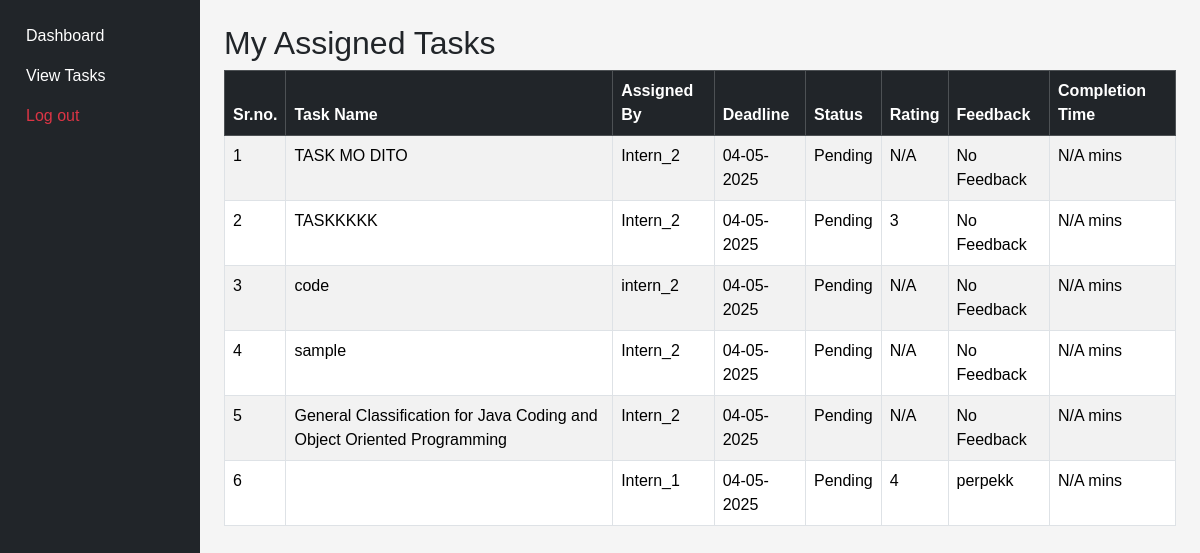
The page /view-task-intern.php on the database its author committed.
### tables this page shows
CREATE TABLE `tasks` (
  `id` int(11) NOT NULL,
  `assigned_by` varchar(255) NOT NULL,
  `company_name` varchar(255) NOT NULL,
  `task_name` varchar(255) NOT NULL,
  `created_on` varchar(10) NOT NULL,
  `status` varchar(50) NOT NULL DEFAULT 'Pending',
  `deadline` varchar(10) NOT NULL,
  `assignee` varchar(255) NOT NULL,
  `file_path` varchar(255) DEFAULT NULL,
  `rating` int(11) DEFAULT NULL,
  `feedback` text DEFAULT NULL,
  `start_date` date DEFAULT NULL,
  `start_time` time DEFAULT NULL,
  `end_date` date DEFAULT NULL,
  `end_time` time DEFAULT NULL
);

### view-task-intern.php (the view, shortened to what this page needs)
<?php
require 'db_connect.php';
$sql = "SELECT * FROM tasks ORDER BY created_on DESC";
$result = $conn->query($sql);
?>
<!DOCTYPE html>
<html lang="en">
<head>
    <link href="https://cdn.jsdelivr.net/npm/bootstrap@5.3.2/dist/css/bootstrap.min.css" rel="stylesheet">
    <link rel="stylesheet" href="static/styles.css">
</head>
<body>
    <div class="container-fluid">
        <div class="row">
            <div class="col-md-2 sidebar min-vh-100 bg-dark text-white p-3">
                <a href="intern-view.php" class="d-block text-white py-2">Dashboard</a>
                <a href="view-task-intern.php" class="d-block text-white py-2">View Tasks</a>
                <a href="?logout=1" class="d-block text-danger py-2">Log out</a>
            </div>
            <div class="col-md-10 p-4">
                <h2>My Assigned Tasks</h2>
                <div class="table-responsive">
                    <table class="table table-bordered table-striped">
                        <thead class="table-dark">
                            <tr>
                                <th>Sr.no.</th>
                                <th>Task Name</th>
                                <th>Assigned By</th>
                                <th>Deadline</th>
                                <th>Status</th>
                                <th>Rating</th>
                                <th>Feedback</th>
                                <th>Completion Time</th>
                            </tr>
                        </thead>
                        <tbody>
                            <?php
                            if ($result->num_rows > 0) {
                                $sr_no = 1;
                                while ($row = $result->fetch_assoc()) {
                                    echo "<tr>";
                                    echo "<td>" . $sr_no++ . "</td>";
                                    echo "<td>" . htmlspecialchars($row['task_name']) . "</td>";
                                    echo "<td>" . htmlspecialchars($row['assigned_by']) . "</td>";
                                    echo "<td>" . $deadline = isset($row['deadline']) ? date('m-d-Y') : 'N/A';
                                    echo "<td class='text-capitalize'>" . htmlspecialchars($row['status']) . "</td>";
                                    echo "<td>" . ($row['rating'] !== null ? $row['rating'] : 'N/A') . "</td>";
                                    echo "<td>" . (!empty($row['feedback']) ? htmlspecialchars($row['feedback']) : 'No Feedback') . "</td>";
                                    echo "<td>" . ($row['completion_time'] ?? 'N/A') . " mins</td>";
                                    echo "</tr>";
                                }
                            } else {
                                echo "<tr><td colspan='8' class='text-center'>No tasks assigned to you.</td></tr>";
                            }
                            ?>
                        </tbody>
                    </table>
                </div>
            </div>
        </div>
    </div>
</body>
</html>

### static/styles.css (style rules this page uses)
body { font-family: Arial, sans-serif; background-color: #f5f5f5; }
.sidebar { height: 100vh; background: #343a40; color: white; padding: 20px; }
.sidebar a { color: white; display: block; padding: 10px; text-decoration: none; }

### rows shown on the page
tasks: task_name "TASK MO DITO", assigned_by "Intern_2", status "Pending", shows "N/A", shows "No Feedback", completion_time "N/A"
tasks: task_name "TASKKKKK", assigned_by "Intern_2", status "Pending", rating "3", feedback "No Feedback", completion_time "N/A"
tasks: task_name "code", assigned_by "intern_2", status "Pending", shows "N/A", shows "No Feedback", completion_time "N/A"
tasks: task_name "sample", assigned_by "Intern_2", status "Pending", shows "N/A", shows "No Feedback", completion_time "N/A"
tasks: task_name "General Classification for Java Coding and Object Oriented Programming", assigned_by "Intern_2", status "Pending", shows "N/A", shows "No Feedback", completion_time "N/A"
tasks: assigned_by "Intern_1", status "Pending", rating "4", feedback "perpekk", completion_time "N/A"
